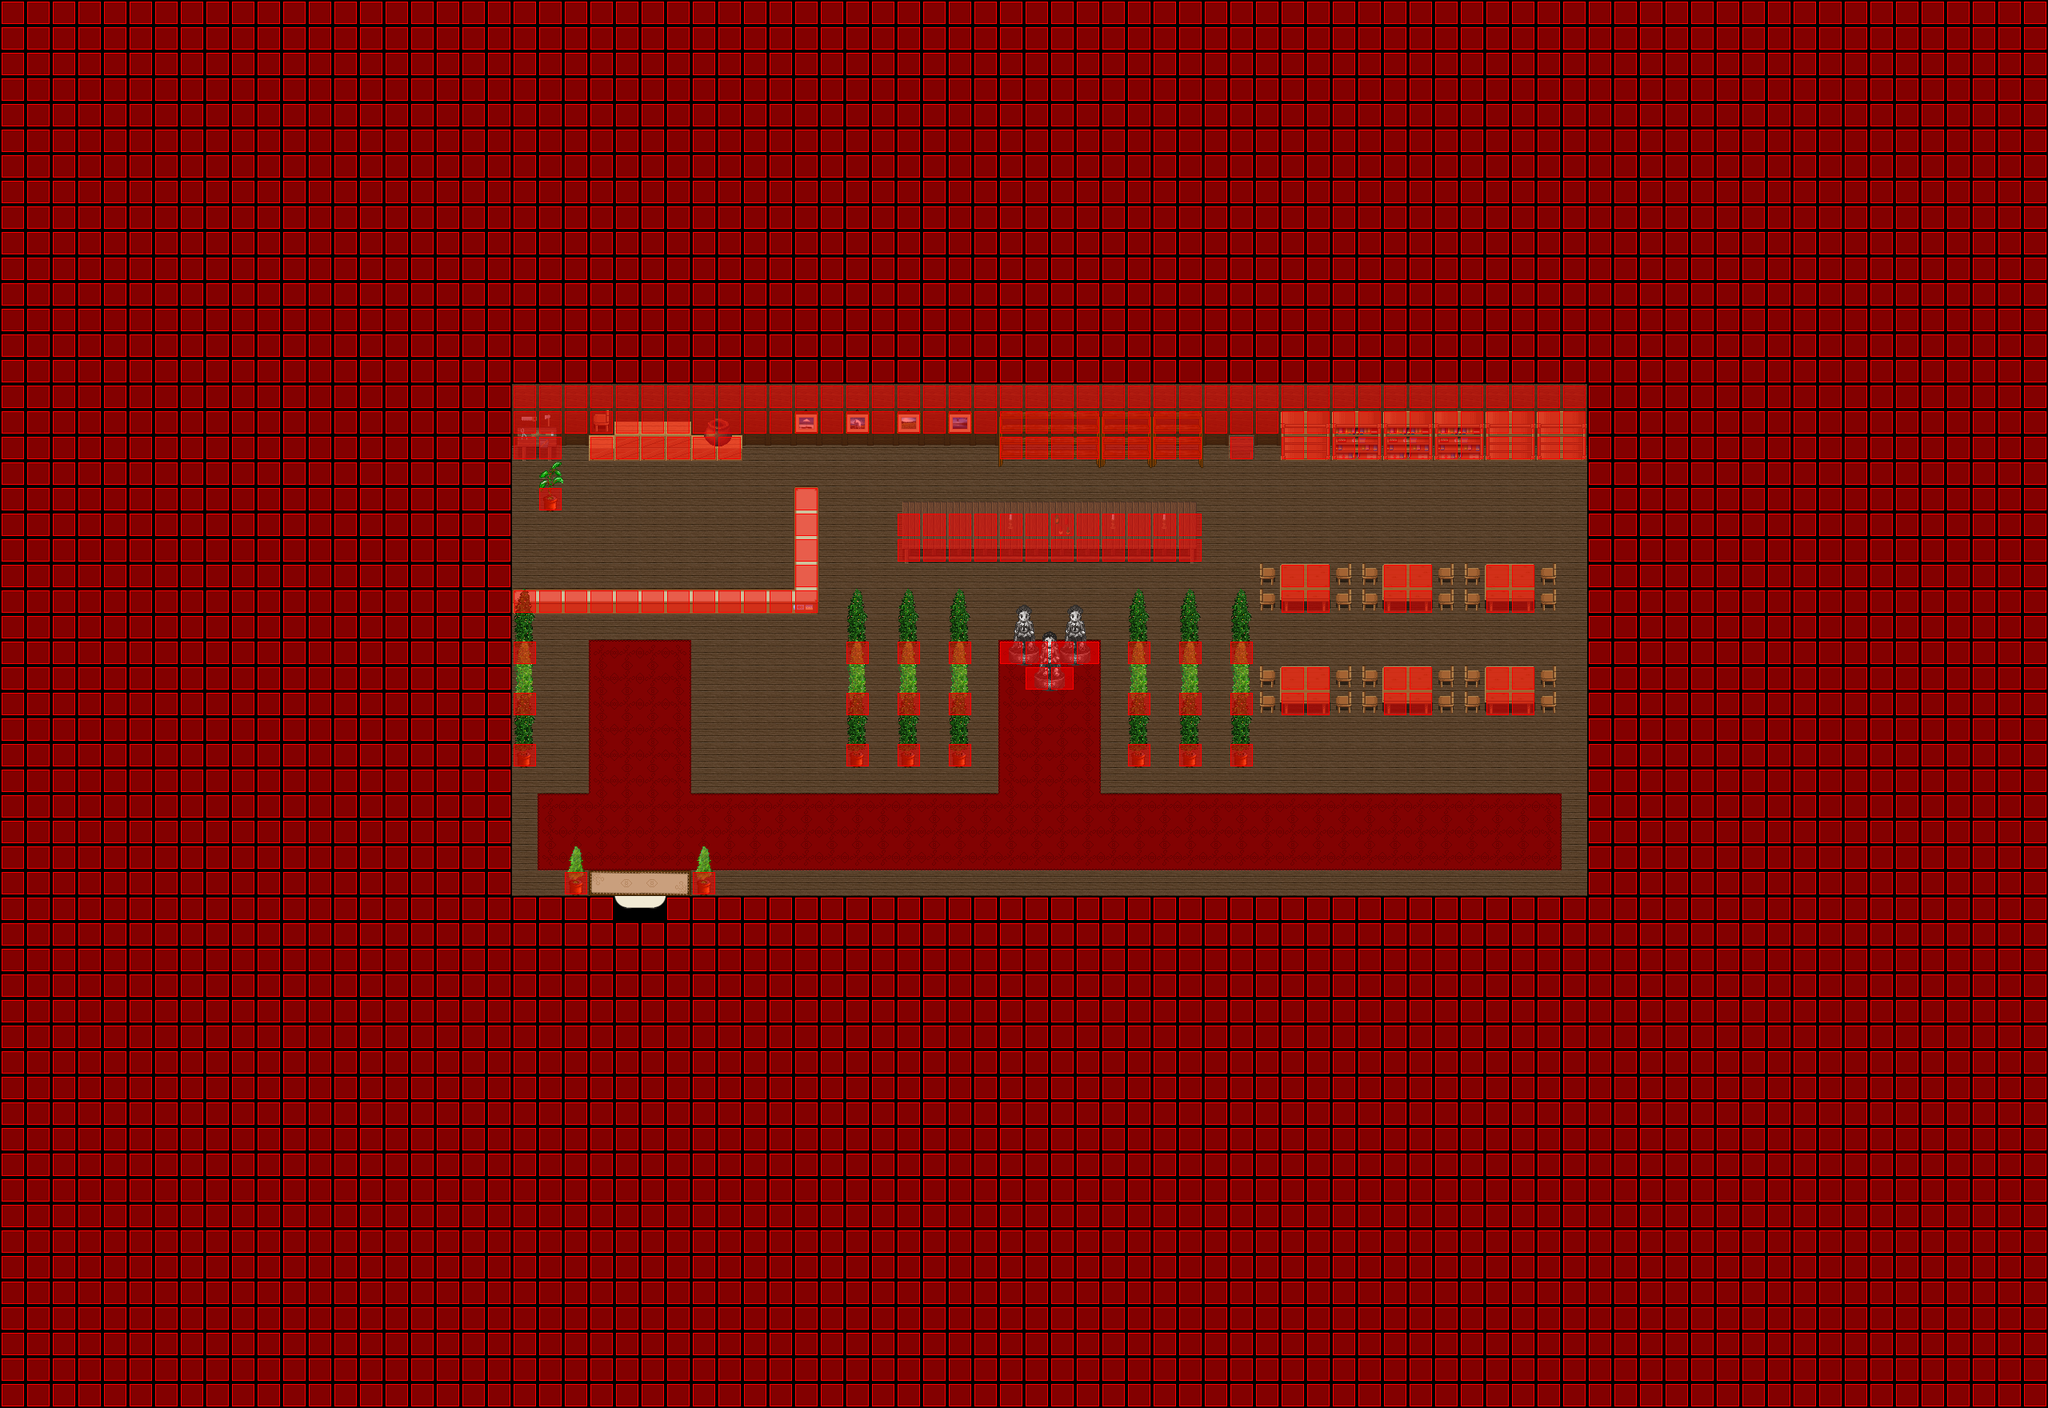

This is a level from a 2D game, rendered from its Tiled map with the project's own tilesets. A one-line summary and the map file follow, with tile-layer data summarised:
An orthogonal 80x55 tile map with 32x32 px tiles, 6 tile layers (Ground, Ground, Ground, Fringe, ...), 7 tilesets and 2 objects (SCRIPT, WARP).

<map version="1.0" orientation="orthogonal" width="80" height="55" tilewidth="32" tileheight="32">
 <properties>
  <property name="music" value="inside2.ogg" />
 </properties>
 <tileset firstgid="1" name="collision1_32_32" tilewidth="32" tileheight="32">
  <image source="../graphics/tiles/collision1_32_32.png" width="1024" height="1024" />
 </tileset>
 <tileset firstgid="1025" name="indoor3_32_32" tilewidth="32" tileheight="32">
  <image source="../graphics/tiles/indoor3_32_32.png" width="1024" height="1024" />
 </tileset>
 <tileset firstgid="2049" name="indoor2_32_32" tilewidth="32" tileheight="32">
  <image source="../graphics/tiles/indoor2_32_32.png" width="1024" height="1024" />
 </tileset>
 <tileset firstgid="3073" name="indoor1_32_64" tilewidth="32" tileheight="64">
  <image source="../graphics/tiles/indoor1_32_64.png" width="1024" height="1024" />
 </tileset>
 <tileset firstgid="3585" name="indoor1_32_96" tilewidth="32" tileheight="96">
  <image source="../graphics/tiles/indoor1_32_96.png" width="1024" height="960" />
 </tileset>
 <tileset firstgid="3905" name="indoor2_32_64" tilewidth="32" tileheight="64">
  <image source="../graphics/tiles/indoor2_32_64.png" width="1024" height="1024" />
 </tileset>
 <tileset firstgid="4417" name="indoor2_32_96" tilewidth="32" tileheight="96">
  <image source="../graphics/tiles/indoor2_32_96.png" width="1024" height="960" />
 </tileset>
 <layer name="Ground" width="80" height="55">
  <data>[4400 cells, 4400 non-empty, 9 distinct tile ids]</data>
 </layer>
 <layer name="Ground" width="80" height="55">
  <data>[4400 cells, 314 non-empty, 35 distinct tile ids]</data>
 </layer>
 <layer name="Ground" width="80" height="55">
  <data>[4400 cells, 16 non-empty, 8 distinct tile ids]</data>
 </layer>
 <layer name="Fringe" width="80" height="55">
  <data>[4400 cells, 52 non-empty, 17 distinct tile ids]</data>
 </layer>
 <layer name="Over" width="80" height="55">
  <data>[4400 cells, 0 non-empty, 0 distinct tile ids]</data>
 </layer>
 <layer name="Collision" width="80" height="55">
  <data>[4400 cells, 3789 non-empty, 2 distinct tile ids]</data>
 </layer>
 <objectgroup name="Object" width="0" height="0">
  <object name="External Map Events" type="SCRIPT" x="0" y="0">
   <properties>
    <property name="FILENAME" value="scripts/maps/iw-wood-rda-headquarter.lua" />
   </properties>
  </object>
  <object name="Warp to n2-p3" type="WARP" x="768" y="1121" width="64" height="28">
   <properties>
    <property name="DEST_MAP" value="ow-n0002-p0003-o0000" />
    <property name="DEST_X" value="3504" />
    <property name="DEST_Y" value="2096" />
   </properties>
  </object>
 </objectgroup>
</map>
